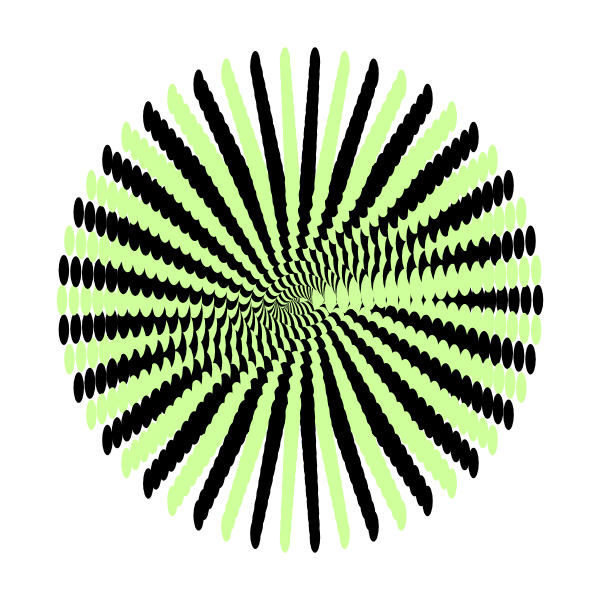
Frame 1 (no input)
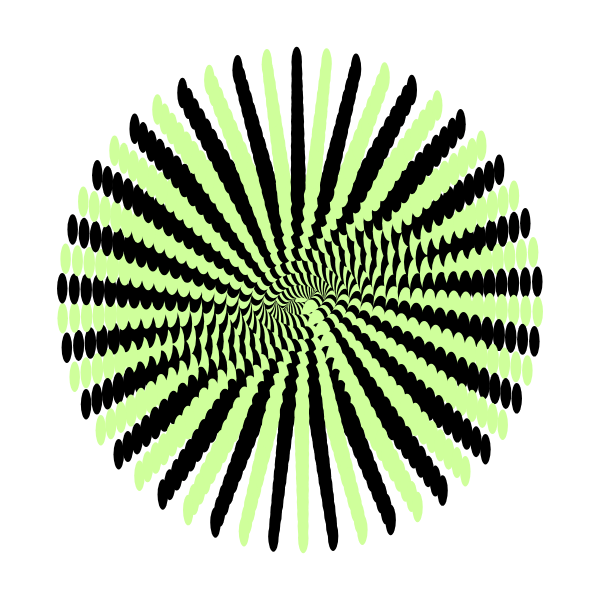
Frame 60 (no input)
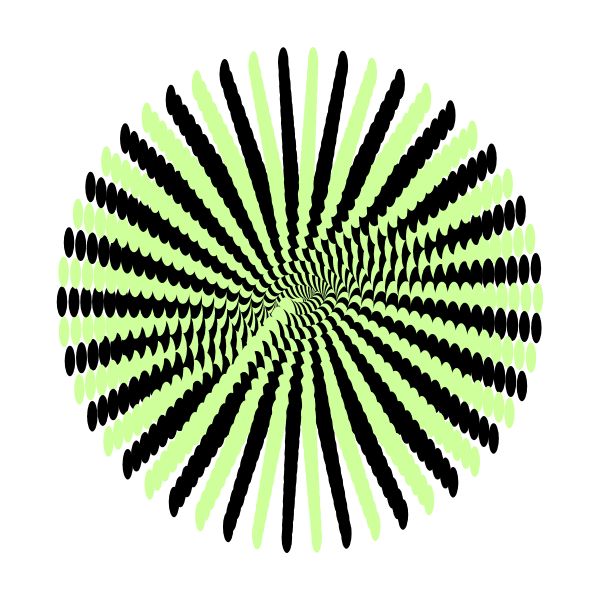
Frame 120 (the mouse pressed at the canvas centre since frame 60)

The p5.js sketch that drew these frames (run headless with seeded random() and noise() and a simulated clock; from frame 60 on, the mouse is pressed at the canvas centre):

// p5.js sketch
// ── sketch.js
let angle = 0;
let numCircles = 50;  
let numRings = 20;   
let baseRadius = 10;  
let maxRadius = 250;  
let rotationSpeed = 0.02; 

function setup() {
  createCanvas(600, 600);
  noStroke();
  colorMode(HSB, 255);
}

function draw() {
  background(255);
  translate(width / 2, height / 2);  // pattern be center

  let radiusStep = (maxRadius - baseRadius) / numRings;  // space between each ring

  // Loop1
  for (let ring = 0; ring < numRings; ring++) {
    let currentRadius = baseRadius + ring * radiusStep;

    // Loop2
    for (let i = 0; i < numCircles; i++) {
      let angleOffset = (i * TWO_PI) / numCircles;  
      let x = currentRadius * cos(angleOffset + angle);  // X position of the circle
      let y = currentRadius * sin(angleOffset + angle);  // Y position of the circle

      // colors 
      if (i % 2 === 0) {
        fill(255, 204, 0);  
      } else {
        fill(63, 100, 255);  
      }

      // ellipse
      ellipse(x, y, 20 - ring * 0.5, 40 - ring * 0.5);  
    }
  }

  // create rotation
  angle += rotationSpeed;
}
